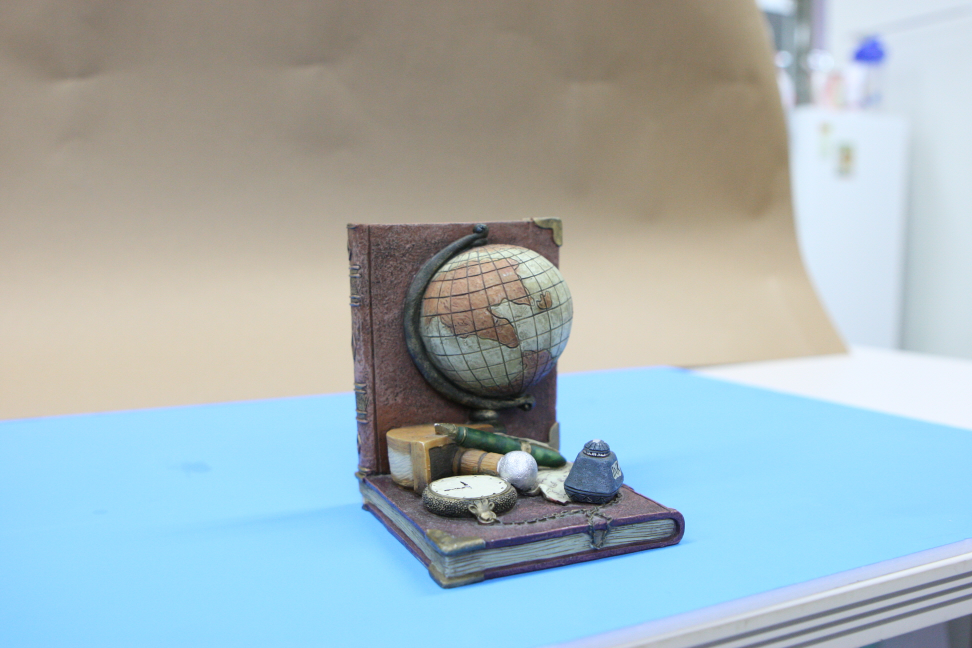
%> input picture data_2_sfm/sfm01.JPG, 1944 x 1296 px (shown at 1/2 size)
$ octave Structure_from_Motion_skeleton.m   (GNU Octave 9; MATLAB toolbox functions it lacks are replaced by stand-ins)
%> lines starting %> are read from the running program, lines starting %| are printed output that depends on the picture
%%%%%%%%%%%%%%%%%%%%%%%%%%%%%%%%%%%%%%%%%%%%%%%%%%%%%%%%%%%%%%%%%%%%%%%%%%%%
% This is the skeleton code of PA2 in EC5301 Computer Vision.              %
% It will help you to implement the Structure-from-Motion method easily.   %
% Using this skeleton is recommended, but it's not necessary.              %
% You can freely modify it or you can implement your own program.          %
% If you have a question, please send me an email to haegonj@gist.ac.kr    %
%                                                      Prof. Hae-Gon Jeon  %
%%%%%%%%%%%%%%%%%%%%%%%%%%%%%%%%%%%%%%%%%%%%%%%%%%%%%%%%%%%%%%%%%%%%%%%%%%%%

close all;
clear all;

addpath('Givenfunctions');
run('../vlfeat-0.9.21-bin\vlfeat-0.9.21\toolbox\vl_setup.m')
%> (this line was passed over: vl_setup is not available in this run)

%% Define constants and parameters
% Constants ( need to be set )
number_of_iterations_for_5_point    = 10000;

% Thresholds ( need to be set )
threshold_of_distance = 0.03;

% Matrices
K               = [ 1698.873755 0.000000     971.7497705;
                    0.000000    1698.8796645 647.7488275;
                    0.000000    0.000000     1.000000 ];

%% Feature extraction and matching
% Load images and extract features and find correspondences.
% Fill num_Feature, Feature, Descriptor, num_Match and Match
% hints : use vl_sift to extract features and get the descriptors.
%        use vl_ubcmatch to find corresponding matches between two feature sets.

image1 = imread('./data_2_sfm/sfm01.JPG');
%> image1 is the input picture: size 1296x1944x3 uint8; mean R, G, B 164.3, 179.5, 183.6
image2 = imread('./data_2_sfm/sfm02.JPG');
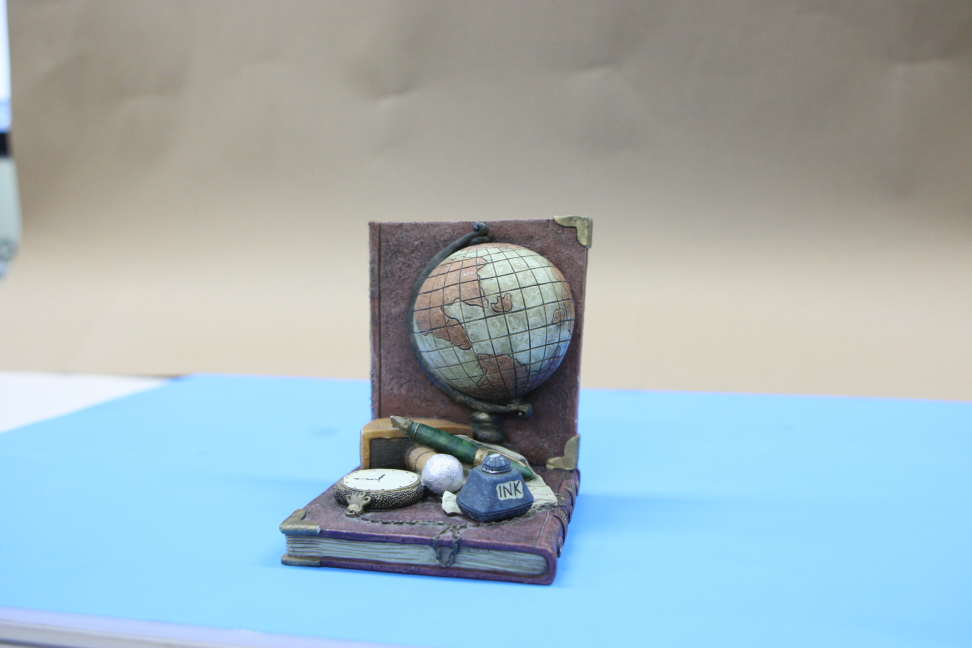
%> input picture data_2_sfm/sfm02.JPG, 1944 x 1296 px (shown at 1/2 size)
%> image2 is the input picture: size 1296x1944x3 uint8; mean R, G, B 161.4, 179.2, 185.2

image1_gray = im2single(rgb2gray(image1));
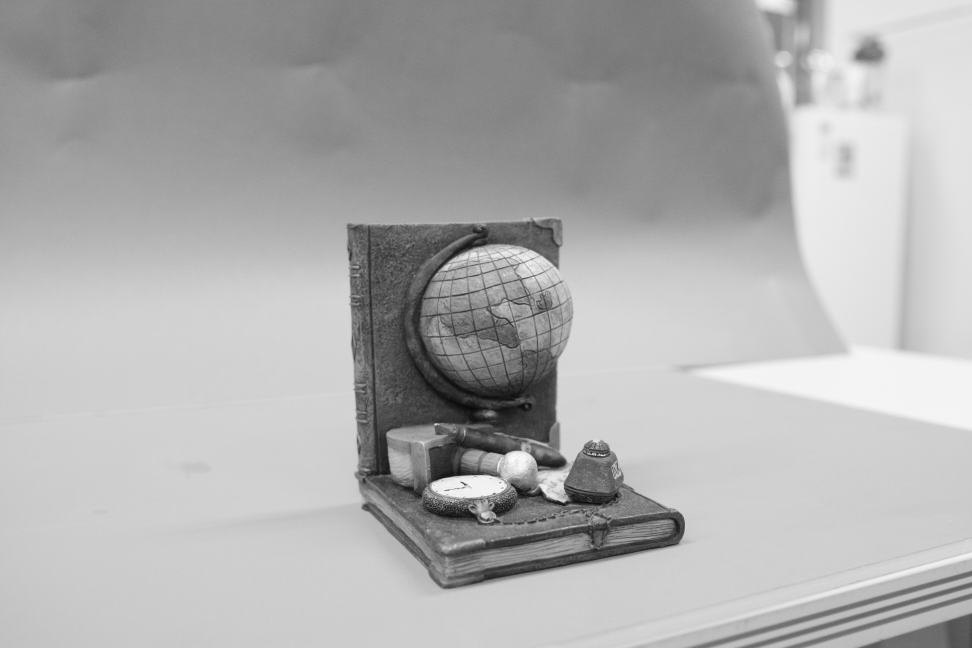
%> image1_gray: size 1296x1944 single (shown at 1/2 size); min 0.0275, max 1, mean 0.688
image2_gray = im2single(rgb2gray(image2));
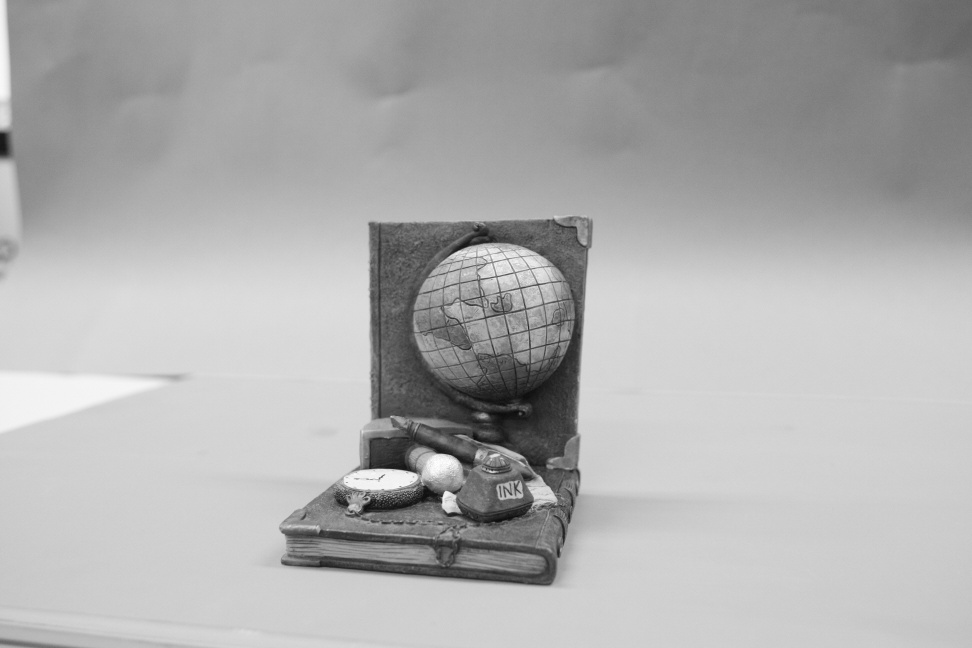
%> image2_gray: size 1296x1944 single (shown at 1/2 size); min 0.0275, max 1, mean 0.685

%> (the run ends here)
